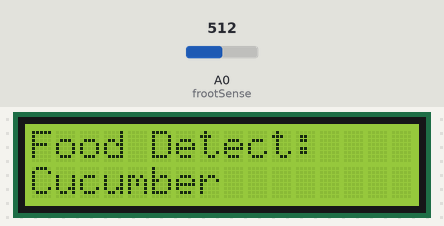
This sketch was run on a simulated Arduino Uno, built with avr-gcc and run on an emulated ATmega328P. On the bench: 16×2 character LCD. The test bench sets the inputs (shaded band); at power-on: A0 (frootSense) = 512. What the sketch prints to the serial monitor is not drawn.

Above: at 1.2 s.
1.3 s: A0 (frootSense) set to 416
3.2 s: A0 (frootSense) set to 392
At 4.4 s:
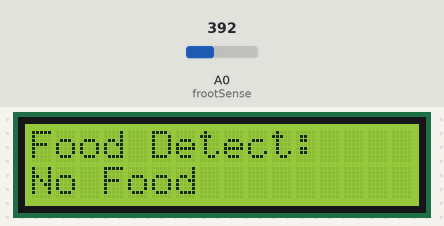
5.5 s: A0 (frootSense) set to 315
7.3 s: A0 (frootSense) set to 290
At 9.3 s:
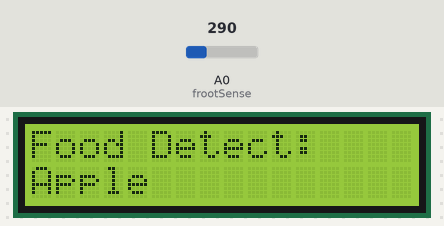
9.6 s: A0 (frootSense) set to 306
At 11.3 s:
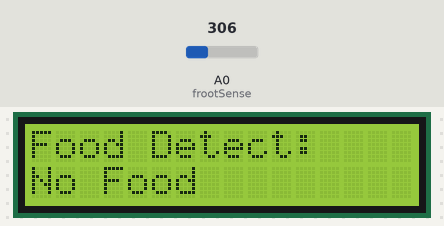
11.6 s: A0 (frootSense) set to 410
At 13.3 s:
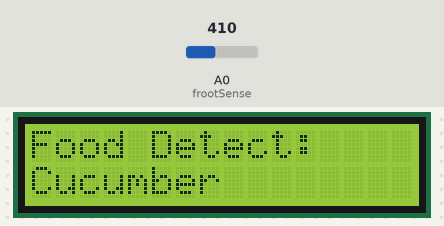
Timing chart, 0 to 14.6 s (numbered marks = the images above; inputs shaded):
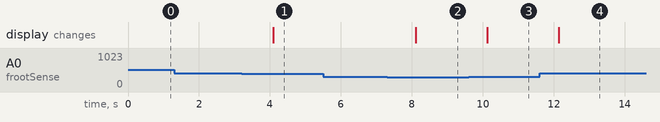

The sketch:

arduino_food_detect.ino
```cpp
const int frootSense = 0;
int frootResistance, high = 0, low = 1023;
int frootDetect;
#include <LiquidCrystal.h>                    //remove this if u don't have LCD, anyways it wont affect.
LiquidCrystal lcd(12,11,5,4,3,2);           //remove this if u don't have LCD, anyways it wont affect.
void setup(){
Serial.begin(9600);
lcd.begin(16, 2);                      //remove this if u don't have LCD, anyways it wont affect.
lcd.clear();                              //remove this if u don't have LCD, anyways it wont affect.
}
void loop()
{
lcd.clear();                    //remove this if u don't have LCD, anyways it wont affect.
lcd.setCursor(0,0);       //remove this if u don't have LCD, anyways it wont affect.
lcd.print("Food Detect:");         //remove this if u don't have LCD, anyways it wont affect.
lcd.setCursor(0,1);              //remove this if u don't have LCD, anyways it wont affect.
frootResistance = analogRead(frootSense);
Serial.print("Resistance:");
Serial.print(frootResistance);
Serial.print("\n");
if (frootResistance>400 & frootResistance<700){
Serial.print("Cucumber \n");
lcd.print("Cucumber");     //remove this if u don't have LCD, anyways it wont affect.
}
else if(frootResistance>140 & frootResistance<300){
Serial.print("Apple");
lcd.print("Apple");    //remove this if u don't have LCD, anyways it wont affect.
}
else {
Serial.print("No Food \n");
lcd.print("No Food");     //remove this if u don't have LCD, anyways it wont affect.
}
delay(1000);
}
```

Measured:
- the behaviour switches between 401 and 400 on A0 (frootSense) (found by bisection; images 0 and 1)
- the behaviour switches between 300 and 299 on A0 (frootSense) (found by bisection; images 1 and 2)
- after the input at 1.3 s, every drawn part: stays the same
- after the input at 3.2 s, the display: changes after 0.89 s (image 1)
- after the input at 5.5 s, every drawn part: stays the same
- after the input at 7.3 s, the display: changes after 0.81 s (image 2)
- after the input at 9.6 s, the display: changes after 0.52 s (image 3)
- after the input at 11.6 s, the display: changes after 0.54 s (image 4)
